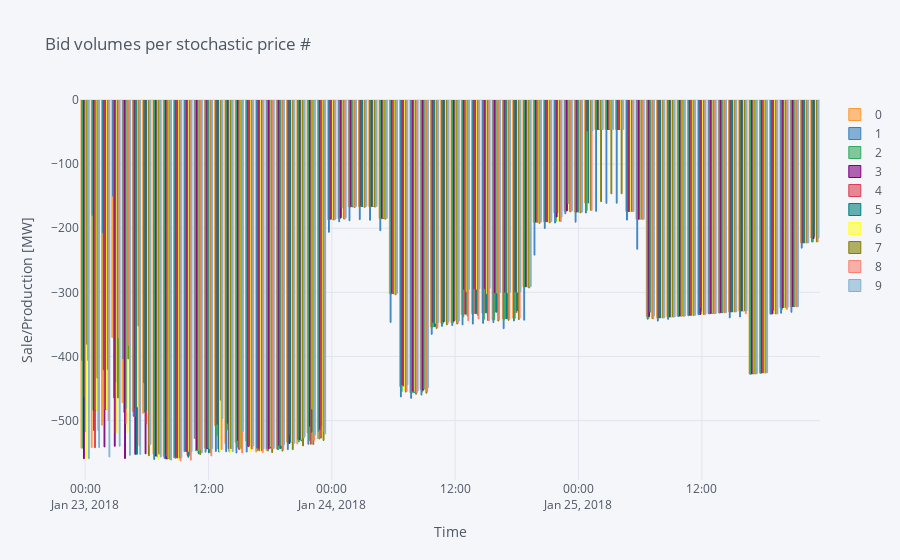

Notebook code cell kept with this figure:
### Code cell
# Plot optimal production in different plot types
optimal_production.iplot(kind='bar',title="Bid volumes per stochastic price #", xaxis_title="Time", yaxis_title="Sale/Production [MW]")
